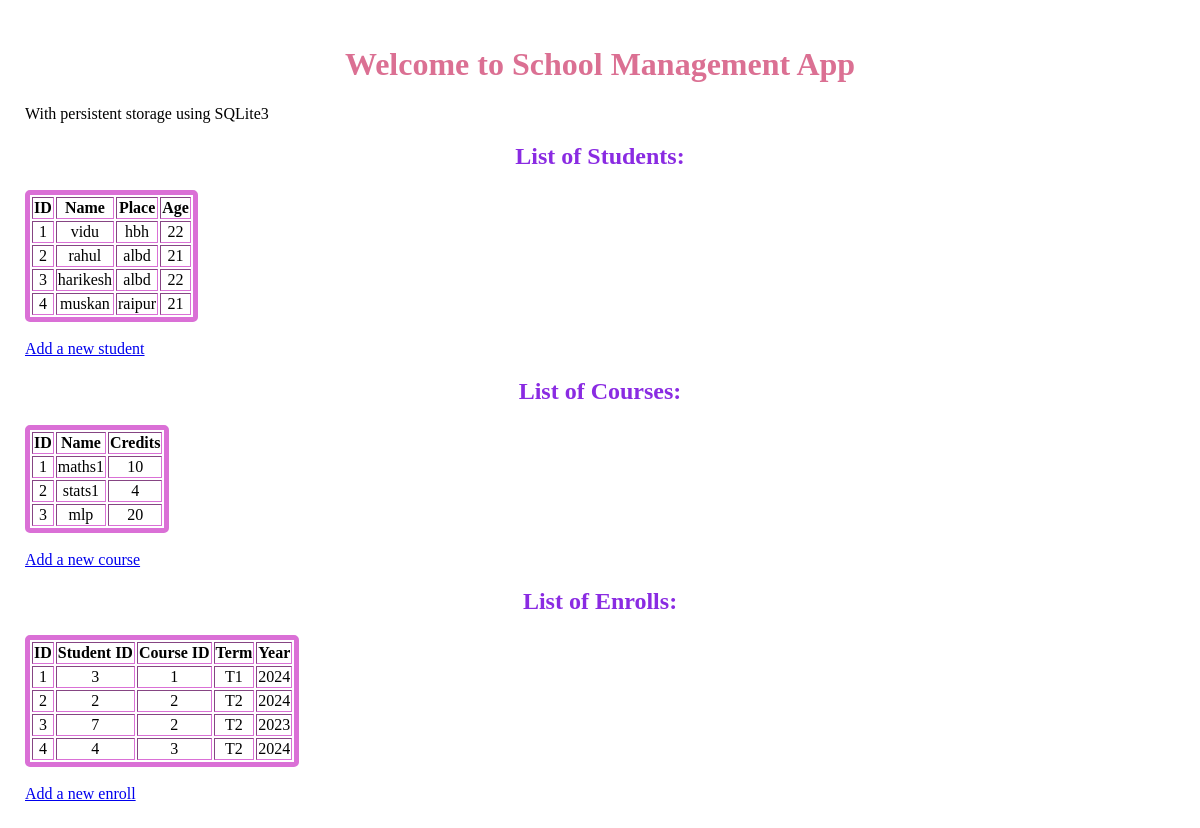
The page / on the database its author committed.
### tables this page shows
CREATE TABLE students (
                id INTEGER PRIMARY KEY,
                name TEXT,
                place TEXT,
                age INTEGER
            );

CREATE TABLE courses (
                id INTEGER PRIMARY KEY,
                name TEXT,
                credits INTEGER
            );

CREATE TABLE enrolls (
                id INTEGER PRIMARY KEY,
                student_id INTEGER,
                course_id INTEGER,
                term TEXT,
                year INTEGER,
                FOREIGN KEY(student_id) REFERENCES students(id),
                FOREIGN KEY(course_id) REFERENCES courses(id)
            );

### app.py (the view)
@app.route('/')
def index():
  cur.execute('select * from students')
  students = cur.fetchall()
  cur.execute('select * from courses')
  courses = cur.fetchall()
  cur.execute('select * from enrolls')
  enrolls = cur.fetchall()
  return render_template('index.html', students=students, courses=courses, enrolls=enrolls)

### templates/index.html (shortened to what this page needs)
<!DOCTYPE html>
<html lang="en">
  <head>
  </head>
  <body>
    <h1>Welcome to School Management App</h1>
    <p>With persistent storage using SQLite3</p>
    <section>
      <h2>List of Students:</h2>
      <table border="1">
        <tr>
          <th>ID</th>
          <th>Name</th>
          <th>Place</th>
          <th>Age</th>
        </tr>
        {% for id, name, place, age in students %}
        <tr>
          <td>{{id}}</td>
          <td>{{name}}</td>
          <td>{{place}}</td>
          <td>{{age}}</td>
        </tr>
        {% endfor %}
      </table>
      <br />
      <a href="/add/student">Add a new student</a>
    </section>
    <section>
      <h2>List of Courses:</h2>
      <table border="1">
        <tr>
          <th>ID</th>
          <th>Name</th>
          <th>Credits</th>
        </tr>
        {% for id, name, credits in courses %}
        <tr>
          <td>{{id}}</td>
          <td>{{name}}</td>
          <td>{{credits}}</td>
        </tr>
        {% endfor %}
      </table>
      <br />
      <a href="/add/course">Add a new course</a>
    </section>
    <section>
      <h2>List of Enrolls:</h2>
      <table border="1">
        <tr>
          <th>ID</th>
          <th>Student ID</th>
          <th>Course ID</th>
          <th>Term</th>
          <th>Year</th>
        </tr>
        {% for id, student_id, course_id, term, year in enrolls %}
        <tr>
          <td>{{id}}</td>
          <td>{{student_id}}</td>
          <td>{{course_id}}</td>
          <td>{{term}}</td>
          <td>{{year}}</td>
        </tr>
        {% endfor %}
      </table>
      <br />
      <a href="/add/enroll">Add a new enroll</a>
    </section>
  </body>
</html>

### templates/index.html (style rules this page uses)
body { margin: 20px; padding: 5px; }
h1 { text-align: center; color: palevioletred; }
h2 { text-align: center; color: blueviolet; }
table { text-align: center; border: 5px solid orchid; border-radius: 5px; }

### rows shown on the page
students: id "1", name "vidu", place "hbh", age "22"
students: id "2", name "rahul", place "albd", age "21"
students: id "3", name "harikesh", place "albd", age "22"
students: id "4", name "muskan", place "raipur", age "21"
courses: id "1", name "maths1", credits "10"
courses: id "2", name "stats1", credits "4"
courses: id "3", name "mlp", credits "20"
enrolls: id "1", student "3", course "1", term "T1", year "2024"
enrolls: id "2", student "2", course "2", term "T2", year "2024"
enrolls: id "3", student "7", course "2", term "T2", year "2023"
enrolls: id "4", student "4", course "3", term "T2", year "2024"
